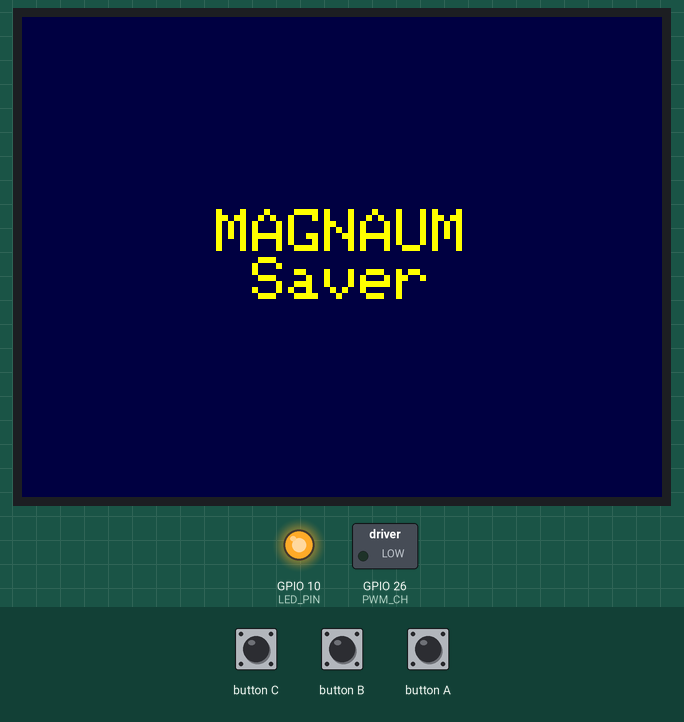
Bench run of a program on a simulated ESP32. Parts: 320×240 colour display, switched loads named in the program (green lamp = pin HIGH), output pins drawn as LEDs (lit = HIGH). WiFi joins after 1.5 s; servers stay silent unless stated.

Above: at 5.0 s.

The program:

main.cpp
```cpp
//-------------------------------------------------------------------
// ミニN駆 モーター制御
//-------------------------------------------------------------------
#include <WiFi.h>
#include <WiFiUdp.h>
#include <M5Unified.h>

const char *ssid = "[SSID]";
const char *password = "[PASSWORD]";

// PWM
const int freq = 1000;    // PWM周波数
const int resolution = 8; // PWM分解能 8bit

const int pwmChG26 = 0;
const int PWM_CH = 26;
const int LED_PIN = 10;

// ネットワーク
WiFiUDP udp;
unsigned int localUdpPort = 12345;
bool isWifiConnected = false;

// 現在のPWM制御 レベル
int currentDutyLevel = 0;

// 時刻で段階的に加速が減少 デッドマンスイッチ
unsigned long changeMotorSpeedTime = 0; // 前回のデューティー更新時刻
const int COUNTDONW_SEC = 4000;

// debug コメントでリリース向け
// #define DEBUG

// --------------------------------------
// プロトタイプ宣言
// --------------------------------------

void SetMotorSpeedUsingPWM(char motorStepAscii);
void DisplayScreen();
void OneshotLED();

// --------------------------------------
// setup, loop
// --------------------------------------
void setup()
{
  M5.begin();

  // --------------
  // LCDセットアップ
  // --------------
  M5.Lcd.fillScreen(TFT_BLACK);
  M5.Lcd.setRotation(1);
  M5.Lcd.setCursor(0, 0);
  M5.Lcd.setTextColor(TFT_WHITE);

  // --------------
  // GPIO制御
  // --------------
  // 出力設定
  pinMode(LED_PIN, OUTPUT);
  pinMode(PWM_CH, OUTPUT);

  // 内臓LEDをOFF
  digitalWrite(LED_PIN, HIGH);

  // PWM設定
  ledcSetup(pwmChG26, freq, resolution);
  ledcAttachPin(PWM_CH, pwmChG26);
  ledcWrite(pwmChG26, 0);

  // --------------
  // wifi
  // --------------
  // wifi接続
  WiFi.begin(ssid, password);
  int tryConnectCount = 0;
  while (WiFi.status() != WL_CONNECTED)
  {
    delay(200);
    M5.Lcd.print(".");

    if (++tryConnectCount >= 50)
    {
      M5.Lcd.fillScreen(TFT_RED);
      M5.Lcd.setCursor(0, 0);
      M5.Lcd.setTextColor(TFT_WHITE);
      M5.Lcd.println("Error WiFi");
      delay(2000);
      DisplayScreen(); // ウイング表示
      return;
    }
  }
  isWifiConnected = true;

  // Wi-Fi接続成功時の処理
  M5.Lcd.fillScreen(TFT_BLACK); // 画面クリア
  M5.Lcd.setCursor(0, 0);
  M5.Lcd.println("Connected!");
  M5.Lcd.print("IP: ");
  M5.Lcd.println(WiFi.localIP().toString());

  // udp開始
  udp.begin(localUdpPort);

  // 表示して消す
  delay(3000);
  DisplayScreen(); // ウイング表示

  // 省エネ
  // LCD明るさ、クロック周波数を下げる
  M5.Lcd.setBrightness(128);
  setCpuFrequencyMhz(80); // wifi利用可能下限
}

void loop()
{
#ifdef DEBUG
  {
    // GetVinVoltage()を使用して電圧を取得
    float vinVoltage = M5.Power.Axp192.getACINVoltage();

    // ディスプレイの内容をクリア
    M5.Lcd.fillScreen(BLACK);

    // 電圧をディスプレイに表示
    M5.Lcd.setCursor(0, 0);
    M5.Lcd.printf("Vin Voltage: %.2f V", vinVoltage);
  }
#endif

  // リセットボタン
  if (M5.BtnA.wasPressed())
  {
    ESP.restart();
  }

  // WiFiが接続されていない場合、何もしない
  if (!isWifiConnected)
  {
    return;
  }

  // UDPパケット受信
  int rcvPacketSize = udp.parsePacket();
  if (rcvPacketSize > 0)
  {
    // 1バイト受信
    char receivedData = 0;
    udp.read(&receivedData, 1);

    // 動作モードを決定
    SetMotorSpeedUsingPWM(receivedData);

    // バッファクリア
    if (rcvPacketSize > 1)
    {
      char tempBuffer[64];
      while (udp.available())
      {
        udp.read(tempBuffer, sizeof(tempBuffer));
      }
    }
  }

  // 一定間隔で減速
  unsigned long nowTime = millis();
  if (nowTime - changeMotorSpeedTime >= COUNTDONW_SEC)
  {
    changeMotorSpeedTime = nowTime;
    if (currentDutyLevel-- > 0)
    {
      SetMotorSpeedUsingPWM('0' + currentDutyLevel);
    }
  }

  M5.update();
  delay(50);
}

// --------------------------------------
// 関数
// --------------------------------------

/// @brief スクリーン表示 ウィング表示
void DisplayScreen()
{
  // 背景
  uint16_t bgColor = M5.Lcd.color565(0, 0, 64);
  M5.Lcd.fillScreen(bgColor);

  M5.Lcd.setTextColor(TFT_YELLOW);
  M5.Lcd.setTextSize(3);

  String text1 = "MAGNAUM";
  String text2 = "Saver";

  // センタリング
  int textWidth1 = M5.Lcd.textWidth(text1);
  int textWidth2 = M5.Lcd.textWidth(text2);
  int textHeight = M5.Lcd.fontHeight();

  int cursorX1 = (M5.Lcd.width() - textWidth1) / 2;
  int cursorX2 = (M5.Lcd.width() - textWidth2) / 2;

  int totalHeight = 2 * textHeight;
  int cursorY1 = (M5.Lcd.height() - totalHeight) / 2;
  int cursorY2 = cursorY1 + textHeight;

  M5.Lcd.setCursor(cursorX1, cursorY1);
  M5.Lcd.println(text1);
  M5.Lcd.setCursor(cursorX2, cursorY2);
  M5.Lcd.println(text2);
}

/// @brief モーター制御
/// @param motorStepAscii モーター制御ステップ 0～9 Asciiで来る
void SetMotorSpeedUsingPWM(char motorStepAscii)
{
  // asciiコードで1から9の文字列の時にモーターをPWM制御
  if (motorStepAscii > '0' && motorStepAscii <= '9')
  {
    // 数値に変換
    currentDutyLevel = motorStepAscii - '0';

    // 1～9を80から255の範囲に割り当てる
    int duty = map(currentDutyLevel, 1, 9, 80, 255);
    ledcWrite(pwmChG26, duty);

    OneshotLED();
  }
  else
  {
    currentDutyLevel = 0;
    ledcWrite(pwmChG26, 0); // PWM OFF

    OneshotLED();
    OneshotLED();
  }

  changeMotorSpeedTime = millis();
}

/// @brief 内臓LEDをON
void OneshotLED()
{
  // M5StickC 内臓LED ON
  digitalWrite(LED_PIN, LOW);
  delay(70);
  digitalWrite(LED_PIN, HIGH);
  delay(70);
}
```
